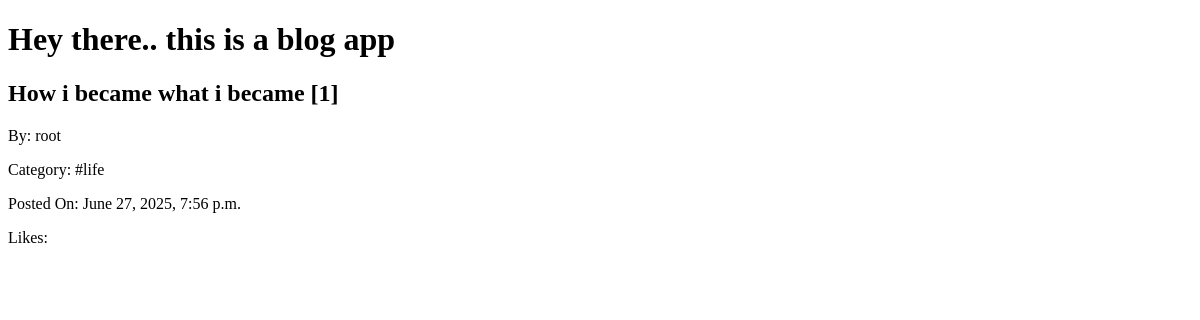
The app's page /blogs/root (signed in), older data.
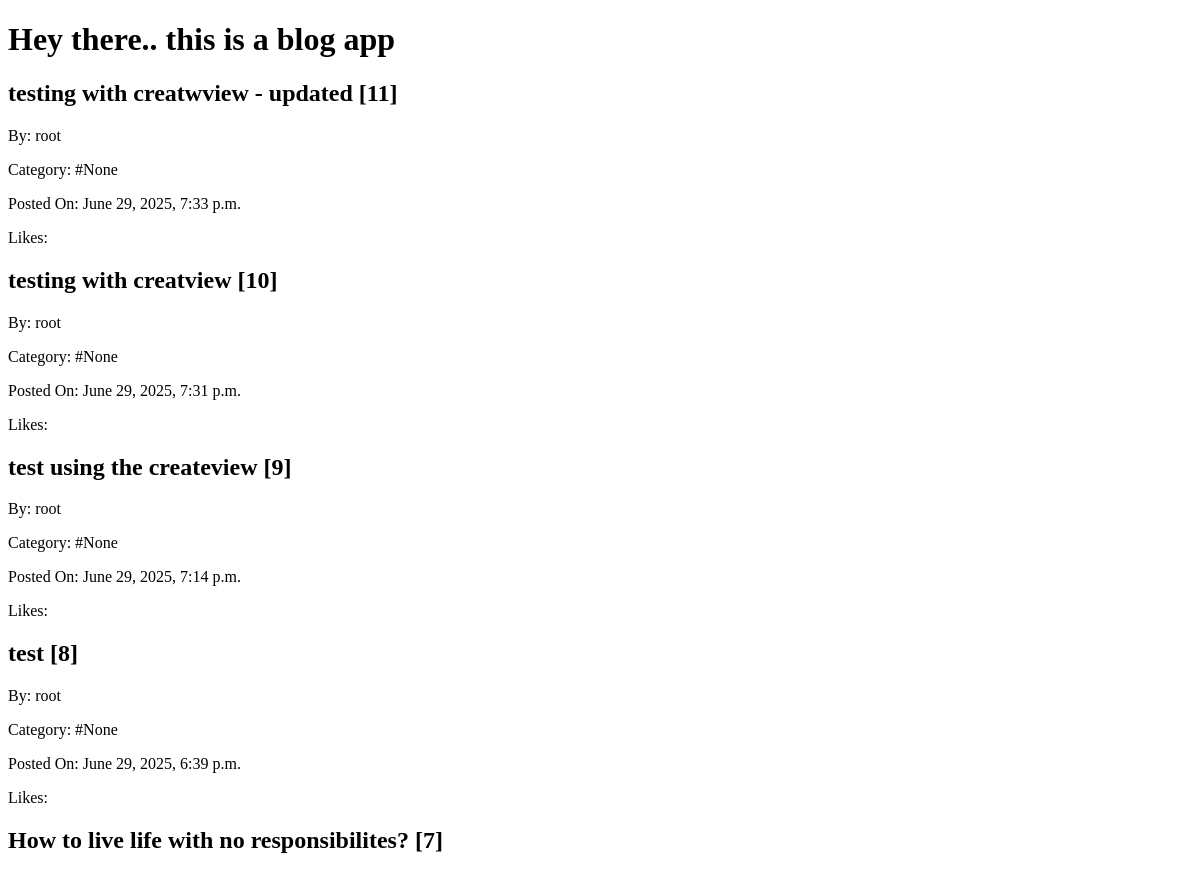
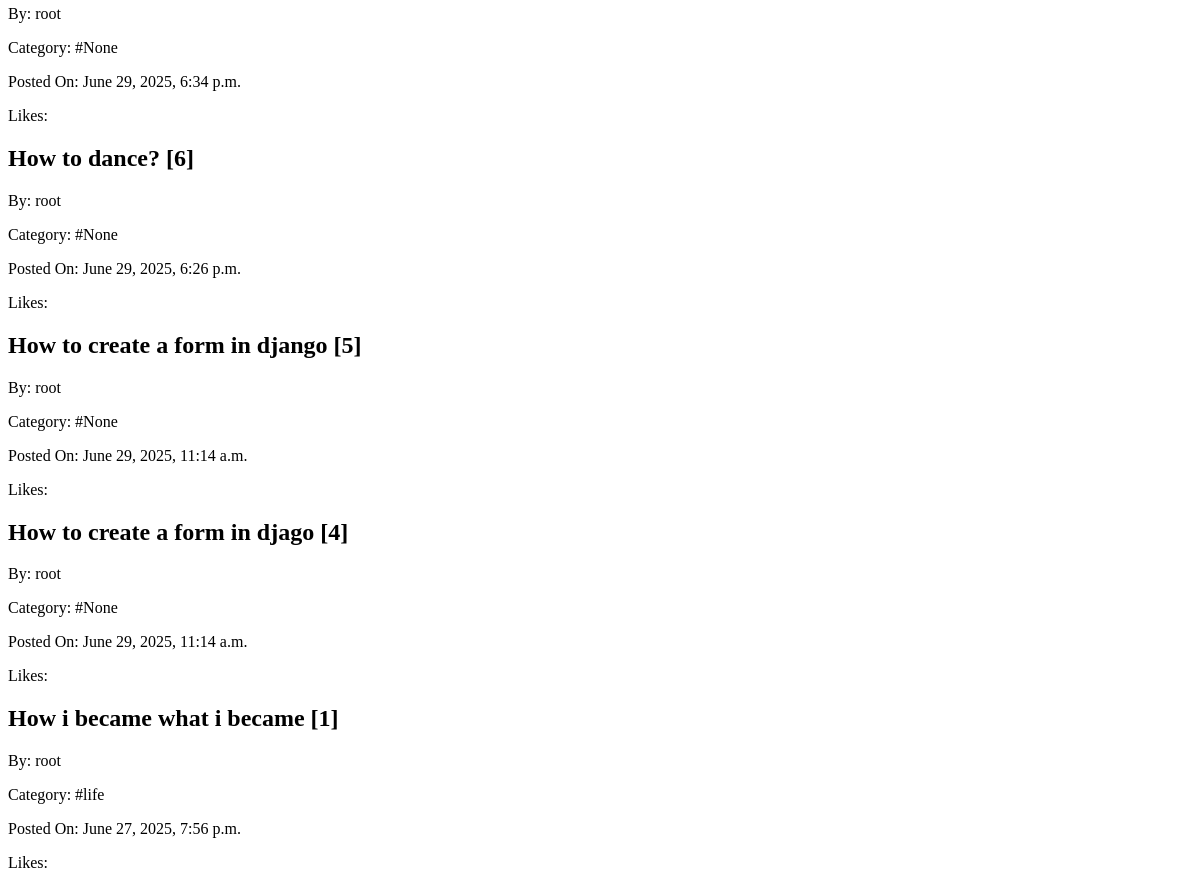
The same page, newer data (2 pictures, top to bottom).
### blog/models.py (models this page shows, shortened)
class Blog(models.Model):
	title = models.CharField(max_length=120)
	content = models.TextField()
	created_time = models.DateTimeField(auto_now_add=True)
	updated_time = models.DateTimeField(auto_now=True)
	category = models.CharField(max_length=50, null=True, blank=True)
	published = models.IntegerField(default=1)
	slug = models.SlugField(unique=True, blank=True)
	user= models.ForeignKey("users.CustomUser", on_delete=models.CASCADE)

### users/models.py (models this page shows, shortened)
class CustomUser(AbstractBaseUser, PermissionsMixin):
	email = models.EmailField(blank=True, default="", unique=True)
	name = models.CharField(max_length=255, blank=True, default="")
	slug = models.SlugField(unique=True, blank=True)
	is_active=models.BooleanField(default=True)
	is_superuser = models.BooleanField(default=False)
	is_staff = models.BooleanField(default=False)
	date_joined = models.DateTimeField(auto_now_add=True)
	last_login = models.DateTimeField(blank=True, null=True)
	objects = CustomUserManager()
	USERNAME_FIELD = 'email'
	EMAIL_FIELD = 'email'
	REQUIRED_FIELDS = []
	class Meta:
		verbose_name = "User"
		verbose_name_plural = "Users"
	"""implementing the functions that django comes with."""

### blog/views.py (the view)
# urls.py: path("<slug:username_slug>", views.UserBlogsView.as_view(), name='UserBlogsView'),
class UserBlogsView(LoginRequiredMixin, ListView):
	model = Blog
	template_name = 'blog/user_blogs.html'
	context_object_name = 'blogs'
	def get_queryset(self): ## do not pass variables as an argument to the function.
		username_slug = self.kwargs['username_slug'] ##self.kwargs contains the keywords captured from the url. (dictionary)
		user = CustomUser.objects.get(slug=username_slug)
		blogs = Blog.objects.filter(user=user).order_by('-created_time')
		return blogs

### blog/templates/blog/user_blogs.html
{% extends 'base.html' %}
{% block content %}
	{% for blog in blogs %}
	<h2>{{blog.title}} [{{blog.id}}]</h2>
	<p>By: {{blog.user.name}}</p>
	<p>Category: #{{blog.category}}</p>
	<p>Posted On: {{blog.created_time}}</p>
	<p>Likes: {{blog.like_count}}</p>
	{% endfor %}
{% endblock %}

### templates/base.html (shortened to what this page needs)
<!DOCTYPE html>
<html>
<head>
</head>
<body>
	<h1>Hey there.. this is a blog app</h1>
	{% block content %}
	{% endblock %}
</body>
</html>

Row changes from the older to the newer data that the page shows:
added Blog: title "testing with creatwview - updated", id "11", user.name "root", category "None", created_time "June 29, 2025, 7:33 p.m."
added Blog: title "testing with creatview", id "10", user.name "root", category "None", created_time "June 29, 2025, 7:31 p.m."
added Blog: title "test using the createview", id "9", user.name "root", category "None", created_time "June 29, 2025, 7:14 p.m."
added Blog: title "test", id "8", user.name "root", category "None", created_time "June 29, 2025, 6:39 p.m."
added Blog: title "How to live life with no responsibilites?", id "7", user.name "root", category "None", created_time "June 29, 2025, 6:34 p.m."
added Blog: title "How to dance?", id "6", user.name "root", category "None", created_time "June 29, 2025, 6:26 p.m."
added Blog: title "How to create a form in django", id "5", user.name "root", category "None", created_time "June 29, 2025, 11:14 a.m."
added Blog: title "How to create a form in djago", id "4", user.name "root", category "None", created_time "June 29, 2025, 11:14 a.m."
